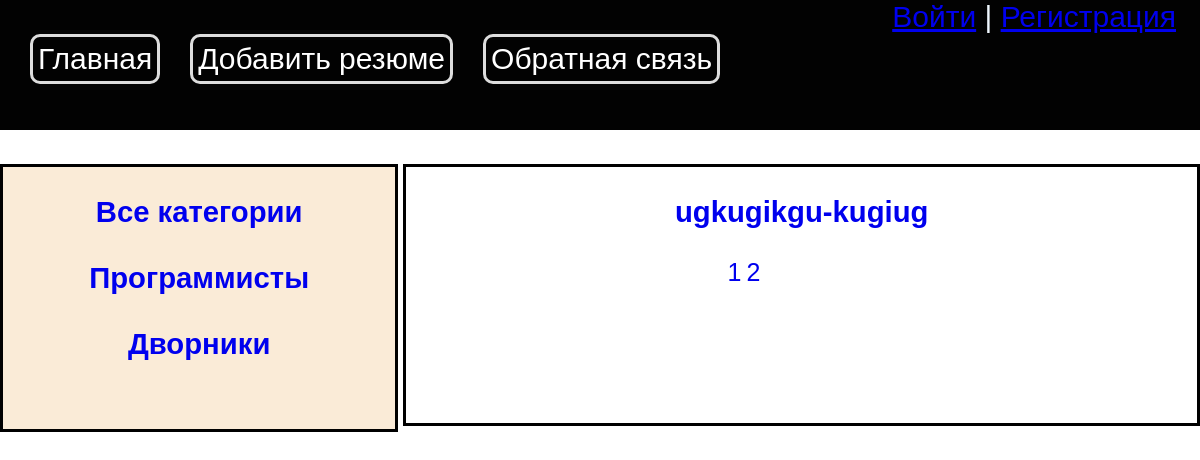
Screenshot of /?page=2 with the database file from the repository.
### main/models.py (models this page shows, shortened)
class Categories(models.Model):
    name = models.CharField(max_length=255)
    slug = models.SlugField(max_length=255, db_index=True, unique=True)
    def get_absolute_url(self):
        return reverse('category', kwargs={'cat_slug': self.slug})
    class Meta:
        verbose_name = 'Категории'
        verbose_name_plural = 'Категории'

class Resume(models.Model):
    name = models.CharField(max_length=255)
    slug = models.SlugField(max_length=255, db_index=True, unique=True)
    date = models.CharField(max_length=255)
    city = models.CharField(max_length=255)
    telephon_number = models.CharField(max_length=255)
    emeil = models.EmailField()
    profession = models.CharField(max_length=255)
    payment = models.CharField(max_length=255)
    competencies = models.TextField()
    time_create = models.DateTimeField(auto_now_add=True)
    time_update = models.DateTimeField(auto_now=True)
    is_published = models.BooleanField(default=True)
    cat = models.ForeignKey('Categories', on_delete=models.PROTECT)
    photo = models.ImageField(upload_to="photos/%Y/%m/%d/", default=None, blank=True, null=True, verbose_name="Фото")
    class Meta:
        verbose_name = 'Резюме'
        verbose_name_plural = 'Резюме'
    def get_absolute_url(self):
        return reverse('hanter', kwargs={'h_slug': self.slug})

### main/views.py (the view)
# urls.py: path('', views.index, name='home'),
def index(request):
    category = Categories.objects.all()
    contact_list = Resume.objects.all()
    paginator = Paginator(contact_list, 3)
    page_number = request.GET.get('page')
    page_obj = paginator.get_page(page_number)
    return render(request, 'main/index.html', {'category': category, 'menu': menu, 'page_obj': page_obj})

### main/templatetags/main_tags.py (called while the page is built)
@register.simple_tag
def get_menu():
    return menu

### main/templates/main/index.html (shortened to what this page needs)
{% extends 'base.html' %}
{% block content %}
    <div class="str_resume"><h1>{{title}}</h1>
    <div class="content-index">
            <div class="left-category">
                <h3>
                    <a href="{% url 'home' %}">Все категории</a>
                    <br><br>
                    {% for p in category %}
                    <a href="{{ p.get_absolute_url }}">{{p.name}}</a>
                    <br><br>
                    {% endfor %}
                </h3>
            </div>
            <div class="name-r">
                {% for item in page_obj %}
                <a href="{{ item.get_absolute_url }}"><h3>{{item.name}}-{{item.profession}}</h3></a>
                {% endfor %}
                <div class="paginat">
                    {% for p in page_obj.paginator.page_range %}
                    <div>
                        <a href="?page={{ p }}">{{ p }}</a>
                    </div>
                    {% endfor %}
                </div>
            </div>
        </div>
    </div>
{% endblock %}

### main/static/main/css/style.css (style rules this page uses)
html, body { font-family: 'Arial'; margin: 0; padding: 0; height: 100%; width: 100%; color: #020202; }
.content-index { display: grid; grid-template-columns: 1fr 2fr; grid-gap: 5px; }
.content-index a { text-decoration: none; }
.left-category { height: 100%; border: 3px solid black; background-color: antiquewhite; }
.str_resume { text-align: center; font-size:25px; }
.name-r { border: 3px solid black; }
.paginat { display: flex; text-align: center; margin-left: 40%; }
.paginat div { margin-left: 5px; }

### rows the page displays
Categories: name "Программисты"
Categories: name "Дворники"
Resume: name "ugkugikgu", profession "kugiug"

### other values shown
{{ m.title }} "Главная" "Добавить резюме" "Обратная связь"
{{ p }} "1" "2"
